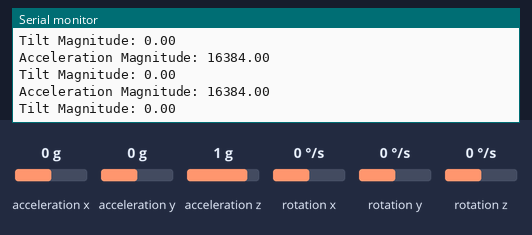
A sketch run on a simulated Arduino Uno R4 WiFi. On the bench: the last lines printed to the serial monitor. Inputs (shaded band) come from the test bench; at power-on: acceleration x 0 g, acceleration y 0 g, acceleration z 1 g, rotation y 0 °/s, rotation z 0 °/s, rotation x 0 °/s. WiFi joins after 1.5 s; servers stay silent unless stated; random numbers use the default seed unless the sketch sets one.

Above: at 2.7 s.
2.8 s: acceleration x set to -1.4 g
At 5.22 s:
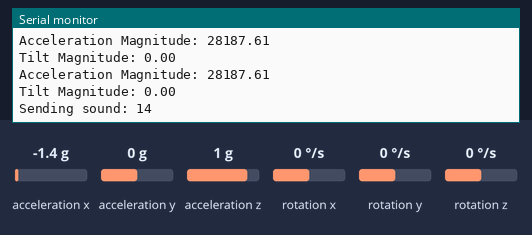
5.8 s: acceleration y set to -1.4 g
At 5.84 s:
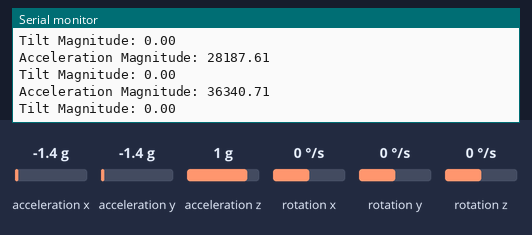
7.3 s: acceleration z set to -1.4 g
At 7.34 s:
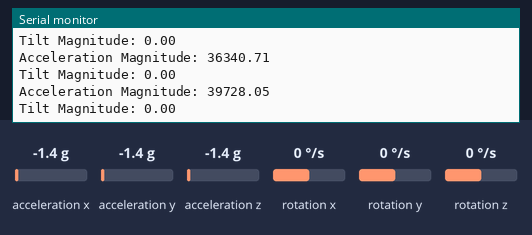
8.8 s: rotation y set to -192 °/s
At 8.84 s:
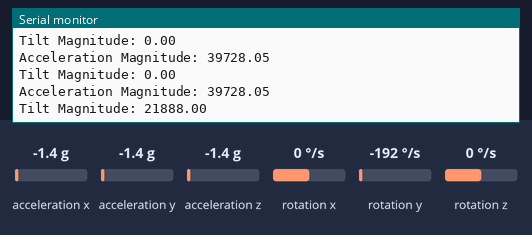
10.3 s: rotation z set to -192 °/s
At 11.61 s:
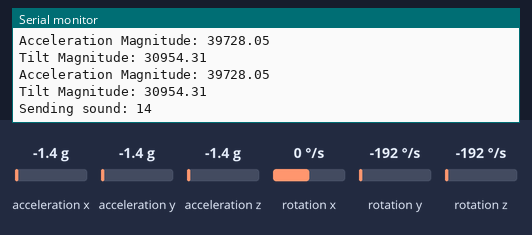
Timing chart, 0 to 12.8 s (numbered marks = the images above; inputs shaded):
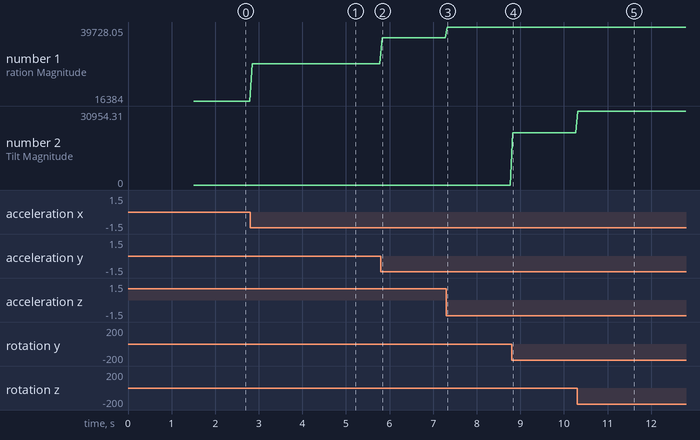

The sketch:

audio_with_IMU.ino
```cpp
#include <WiFiS3.h>
#include <Wire.h>
#include <LSM6.h>

LSM6 imu;

char ssid[] = "zilin";
char pass[] = "watermelon";

WiFiSSLClient client;

char HOST_NAME[] = "api.pushcut.io";
const int port = 443;

// Store all notification paths in an array
String notifications[] = {
  "/XqclO3hK_CIauvfDO63QQ/notifications/CHEESE",
  "/XqclO3hK_CIauvfDO63QQ/notifications/Easy-Peasy",
  "/XqclO3hK_CIauvfDO63QQ/notifications/Frenchie",
  "/XqclO3hK_CIauvfDO63QQ/notifications/Good-God-Man",
  "/XqclO3hK_CIauvfDO63QQ/notifications/Hey-Baby",
  "/XqclO3hK_CIauvfDO63QQ/notifications/Hmm-Cheese",
  "/XqclO3hK_CIauvfDO63QQ/notifications/Holy-Macaroni",
  "/XqclO3hK_CIauvfDO63QQ/notifications/I-Feel-Grate",
  "/XqclO3hK_CIauvfDO63QQ/notifications/I-Forgot",
  "/XqclO3hK_CIauvfDO63QQ/notifications/I-Gorgonzola",
  "/XqclO3hK_CIauvfDO63QQ/notifications/Ain't-Easy",
  "/XqclO3hK_CIauvfDO63QQ/notifications/Feta-Up",
  "/XqclO3hK_CIauvfDO63QQ/notifications/Moo-FAHH",
  "/XqclO3hK_CIauvfDO63QQ/notifications/Mr-Bombastic",
  "/XqclO3hK_CIauvfDO63QQ/notifications/Cheese-Touch",
  "/XqclO3hK_CIauvfDO63QQ/notifications/HELP"
};

void setup() {

  Serial.begin(115200);

  randomSeed(analogRead(A5));

  WiFi.begin(ssid, pass);

  Serial.print("Connecting to WiFi");

  while (WiFi.status() != WL_CONNECTED) {
    delay(500);
    Serial.print(".");
  }

  Serial.println();
  Serial.println("Connected!");
  Serial.println(WiFi.localIP());
  Serial.begin(115200);

  Wire.begin();

  if (!imu.init())
  {
    Serial.println("Failed to detect and initialize IMU!");
    while (1);
  }
  imu.enableDefault();
}

void sendNotification(String path)
{
  if (!client.connect(HOST_NAME, port)) {
    Serial.println("Connection failed");
    return;
  }

  client.println("GET " + path + " HTTP/1.1");
  client.println("Host: " + String(HOST_NAME));
  client.println("Connection: close");
  client.println();

  delay(50);
  client.stop();
}
unsigned long lastNotification = 0;
unsigned long notificationInterval = 5000;

void loop() {

  imu.read();

  double mag_acc = sqrt(pow(imu.a.x, 2) + pow(imu.a.y, 2) + pow(imu.a.z, 2));

  double mag_grav =  sqrt(pow(imu.g.y, 2) + pow(imu.g.z, 2));
  Serial.print("Acceleration Magnitude: ");
  Serial.println(mag_acc);
  Serial.print("Tilt Magnitude: ");
  Serial.println(mag_grav);

  if (mag_acc > 33000 & mag_grav > 40000) {
    Serial.println("HELP TRIGGERED");

    sendNotification(notifications[15]); // HELP notification

    delay(500); // small debounce so it doesn't spam
    lastNotification = millis();
    notificationInterval = random(5000,7000);
    return;
  }

  if (millis() - lastNotification >= notificationInterval) {

    int index = random(0, 15);

    Serial.print("Sending sound: ");
    Serial.println(index);

    sendNotification(notifications[index]);

    lastNotification = millis();

    notificationInterval = random(5000, 7000);
  }
  delay(50);
}
```

Measured:
- after the input at 2.8 s, the serial monitor: prints a new line after 0.05 s (image 1)
- after the input at 5.8 s, the serial monitor: prints a new line at once (image 2)
- after the input at 7.3 s, the serial monitor: prints a new line at once (image 3)
- after the input at 8.8 s, the serial monitor: prints a new line at once (image 4)
- after the input at 10.3 s, the serial monitor: prints a new line at once (image 5)
- plotted number 1: 16384 → 28187.61 after the input at 2.8 s, 28187.61 → 36340.71 after the input at 5.8 s, 36340.71 → 39728.05 after the input at 7.3 s
- plotted number 2: 0 → 21888 after the input at 8.8 s, 21888 → 30954.31 after the input at 10.3 s
